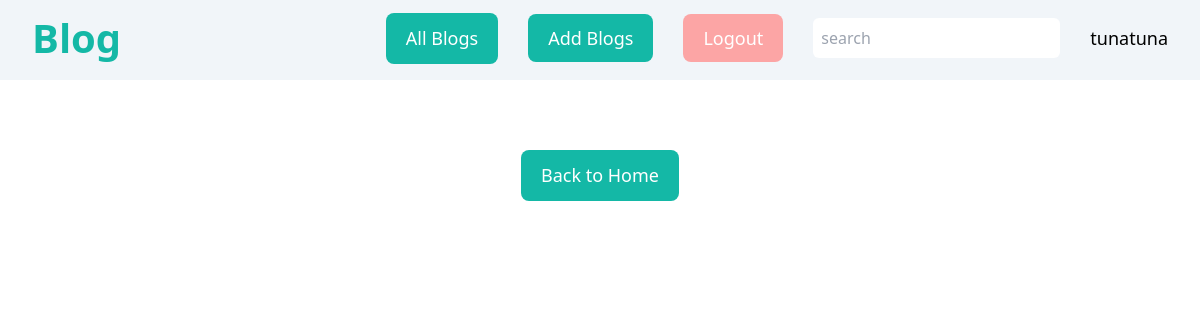
/readcategory/3 (signed in), run on an earlier commit of the app's database.
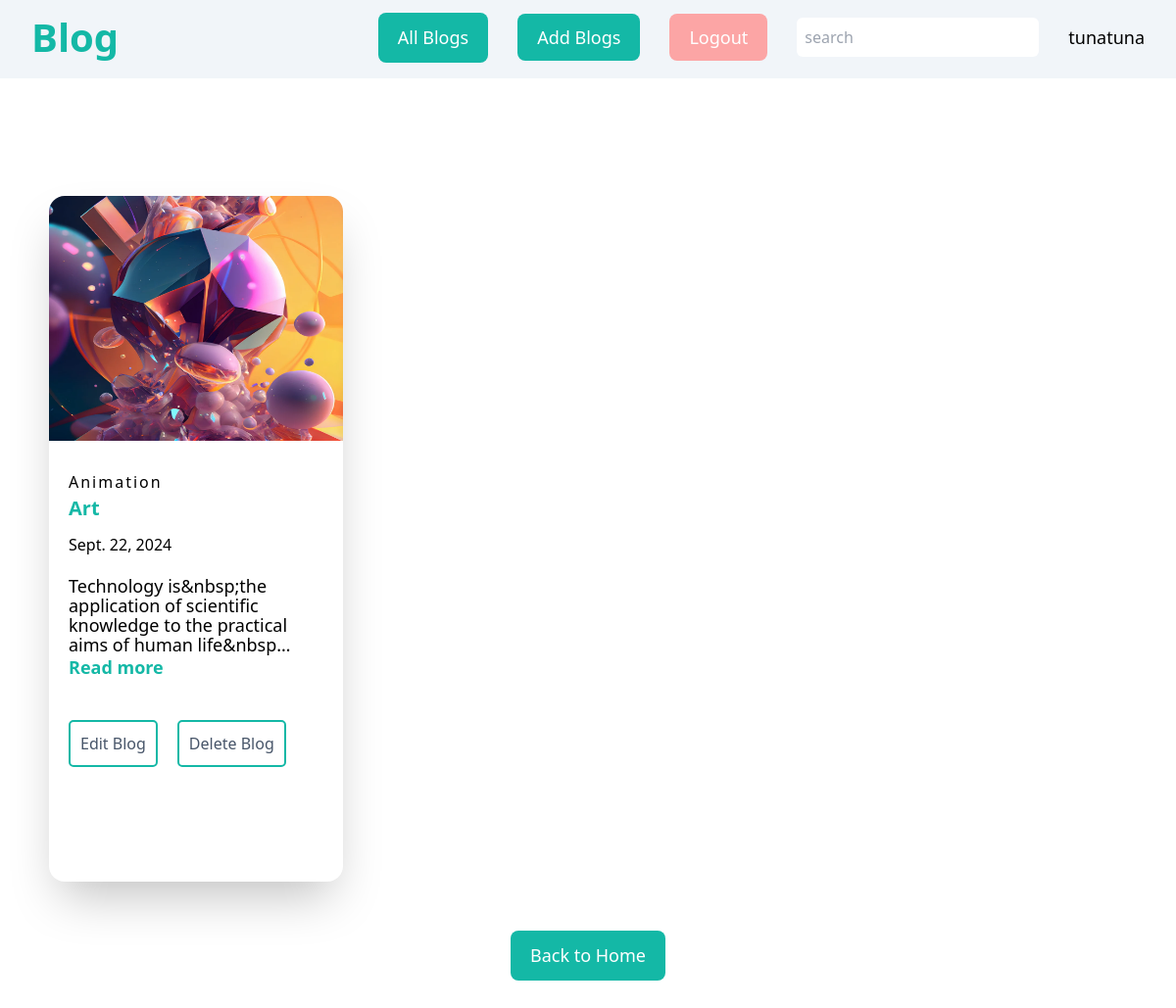
And on a later commit of the database.
### bloggingapi/models.py (models this page shows, shortened)
class Blogging(models.Model):
    title=models.CharField(max_length=200)
    content=CKEditor5Field('Text',null=True,blank=True,config_name='extends')
    image=models.FileField(upload_to='static/uploads')
    created_at=models.DateField(auto_now_add=True)
    category=models.ForeignKey(Category,on_delete=models.CASCADE,null=True)

class Category(models.Model):
    category_title=models.CharField(max_length=100,unique=True)
    created_at=models.DateTimeField(auto_now_add=True)
    def __str__(self):
        return self.category_title

### bloggingapi/views.py (the view)
# urls.py: path('readcategory/<int:read_id>',read_category),
def read_category(request,read_id):
    r_category=Category.objects.get(id=read_id)
    blogs=Blogging.objects.filter(category=r_category)
    context={
        'r_category':r_category,
        'blogs':blogs
    }
    return render(request,'bloggingapi/read-category.html',context)

### bloggingapi/templates/bloggingapi/read-category.html (shortened to what this page needs)
{% extends 'layouts.html'%}
{% block starts%}
{% include 'bloggingapi/navbar.html'%}
<div
  class="w-[100%] grid grid-cols-1 md:grid-cols-2 lg:grid-cols-3 2xl:grid-cols-4 relative top-[200px]"
>
{% for read in blogs%}
  <div class="flex justify-center">
    <div
      class="shadow-2xl mb-[100px] w-[500px] md:w-[350px] lg:w-[300px] xl:w-[400px] 2xl:w-[350px] 3xl:w-[400px] 4xl:w-[450px] 5xl:w-[500px] min-h-[700px] rounded-2xl"
    >
      <a href="/singleblog/{{read.id}}" class="">
        <img
          src="/{{read.image}}"
          alt="{{read.title}}"
          class="h-[300px] md:h-[250px] xl:h-[300px] 2xl:h-[350px] w-[100%] rounded-tr-2xl rounded-tl-2xl"
        />
      </a>
      <div class="px-[20px] py-[30px]">
        <a
          href="/singleblog/{{read.id}}"
          class="tracking-[2px] text-[16px] xl:text-[18px] 2xl:text-[20px] 3xl:text-[22px] 4xl:text-[25px] 5xl:text-[27px]"
          >{{read.category}}</a
        >
        <h5>
          <a
            href="/singleblog/{{read.id}}"
            class="font-bold text-[20px] xl:text-[25px] 2xl:text-[30px] 3xl:text-[35px] 4xl:text-[40px] 5xl:text-[45px] text-teal-500"
            >{{read.title}}</a
          >
        </h5>
        <p class="mt-[10px] text-[16px] 2xl:text-[18px] 3xl:text-[20px] 4xl:text-[22px] 5xl:text-[25px]">{{read.created_at}}</p>
        <p
          class="font-normal text-[18px] xl:text-[20px] 2xl:text-[22px] 3xl:text-[25px] 4xl:text-[27px] 5xl:text-[30px] leading-[20px] xl:leading-[30px] 2xl:leading-[40px] mt-[20px]"
        >
          {{read.content | striptags | truncatechars:100}}
        </p>
        <a
          href="/singleblog/{{read.id}}"
          class="mt-[50px] text-teal-500 font-semibold text-[18px] xl:text-[20px] 2xl:text-[22px] 3xl:text-[25px] 4xl:text-[27px] 5xl:text-[30px]"
          >Read more</a
        >
        <div class="my-[40px] flex">
          {% if user.is_authenticated %}
          <a
            href="/all-blog-update/{{read.id}}"
            class="border-2 border-solid border-teal-500 p-[5px] md:p-[10px]  rounded-[5px] text-slate-600 text-[16px] xl:text-[18px] 2xl:text-[20px] 3xl:text-[22px] 4xl:text-[25px] 5xl:text-[27px] ease-linear duration-75 hover:bg-teal-500 hover:text-white"
            >Edit Blog</a
          >
          <a
            href=""
            class="border-2 border-solid border-teal-500 p-[5px] md:p-[10px]  rounded-[5px] text-slate-600 text-[16px] xl:text-[18px] 2xl:text-[20px] 3xl:text-[22px] 4xl:text-[25px] 5xl:text-[27px] mx-[20px] ease-linear duration-75 hover:bg-teal-500 hover:text-white"
            onclick="return confirm('Are you sure you want to delete this blog?')"
            >Delete Blog</a
          >
          {% endif %}
        </div>
      </div>
    </div>
  </div>
  {% endfor %}
</div>
<div class="my-[150px] flex justify-center ">
  <a href="/"
  class="bg-teal-500 text-white py-3 px-5  text-[18px] xl:text-[20px] 2xl:text-[25px] 3xl:text-[30px] 4xl:text-[35px] my-auto rounded-lg hover:border-2 ease-linear duration-75 hover:border-teal-500 hover:border-solid hover:bg-white hover:text-teal-500 hover:text-[20px]"
  >Back to Home</a
>
</div>
{% endblock%}

What changed in the data, as far as the page shows it:
now on this page (row edited): Blogging: image (picture), category "Animation", title "Art", created_at "Sept. 22, 2024", content "Technology is&nbsp;the application of scientific knowledge to the practical aims of human life&nbsp…"
